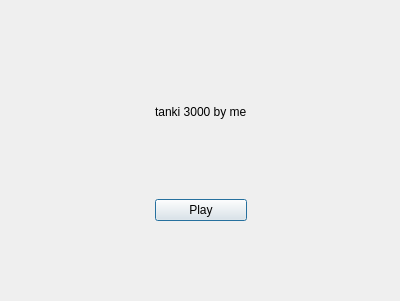
<?xml version="1.0" encoding="UTF-8"?>
<ui version="4.0">
 <class>Dialog</class>
 <widget class="QDialog" name="Dialog">
  <property name="geometry">
   <rect>
    <x>0</x>
    <y>0</y>
    <width>400</width>
    <height>301</height>
   </rect>
  </property>
  <property name="windowTitle">
   <string>Dialog</string>
  </property>
  <widget class="QWidget" name="">
   <property name="geometry">
    <rect>
     <x>40</x>
     <y>50</y>
     <width>321</width>
     <height>171</height>
    </rect>
   </property>
   <layout class="QGridLayout" name="gridLayout">
    <item row="0" column="1">
     <widget class="QLabel" name="label">
      <property name="text">
       <string>tanki 3000 by me</string>
      </property>
     </widget>
    </item>
    <item row="1" column="0">
     <spacer name="horizontalSpacer">
      <property name="orientation">
       <enum>Qt::Horizontal</enum>
      </property>
      <property name="sizeHint" stdset="0">
       <size>
        <width>40</width>
        <height>20</height>
       </size>
      </property>
     </spacer>
    </item>
    <item row="1" column="2">
     <spacer name="horizontalSpacer_2">
      <property name="orientation">
       <enum>Qt::Horizontal</enum>
      </property>
      <property name="sizeHint" stdset="0">
       <size>
        <width>40</width>
        <height>20</height>
       </size>
      </property>
     </spacer>
    </item>
    <item row="2" column="1">
     <widget class="QPushButton" name="pushButton">
      <property name="text">
       <string>Play</string>
      </property>
     </widget>
    </item>
   </layout>
  </widget>
 </widget>
 <resources/>
 <connections/>
</ui>
